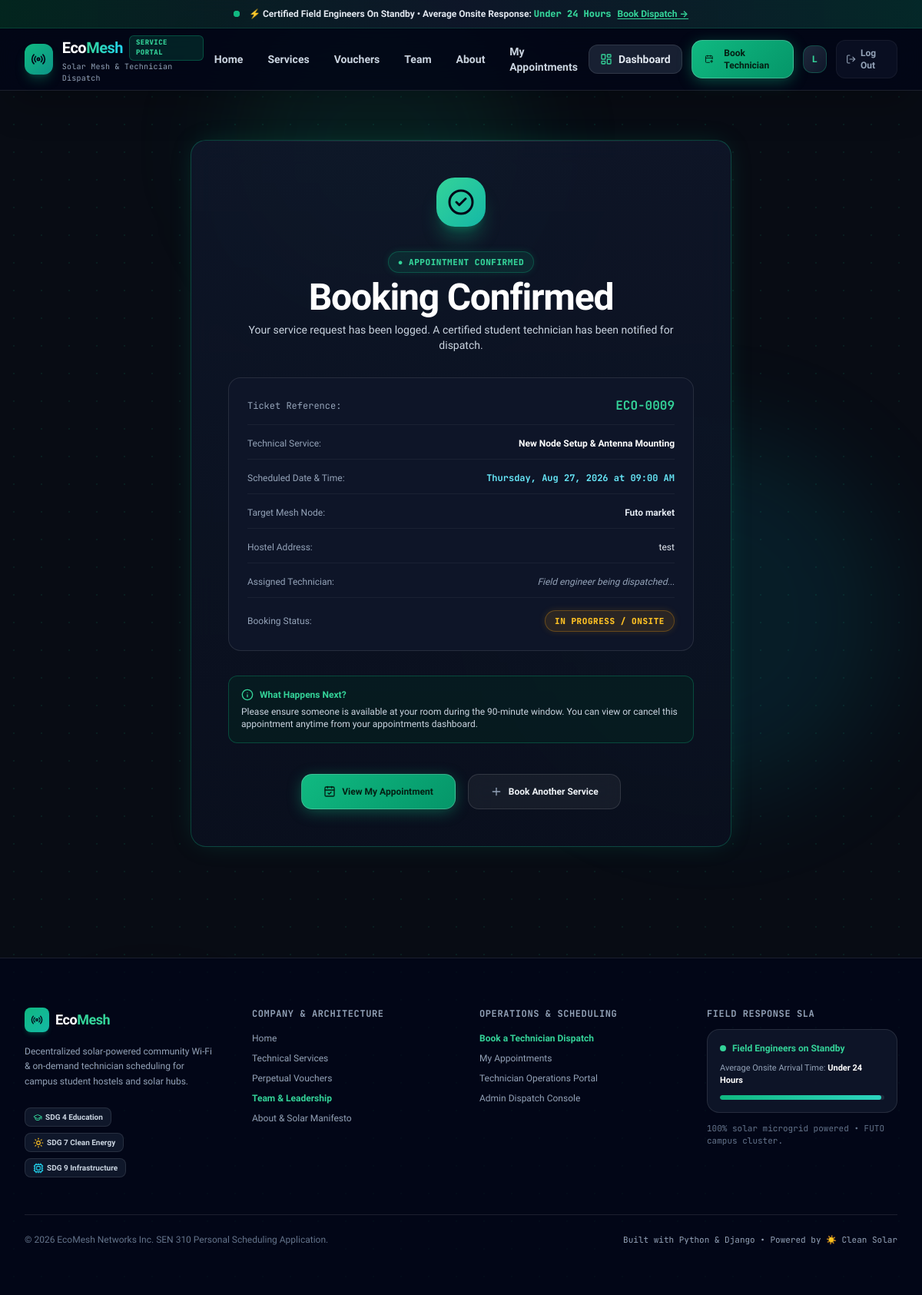
The page /booking-confirmation/9/ (signed in) on the database as committed earlier.
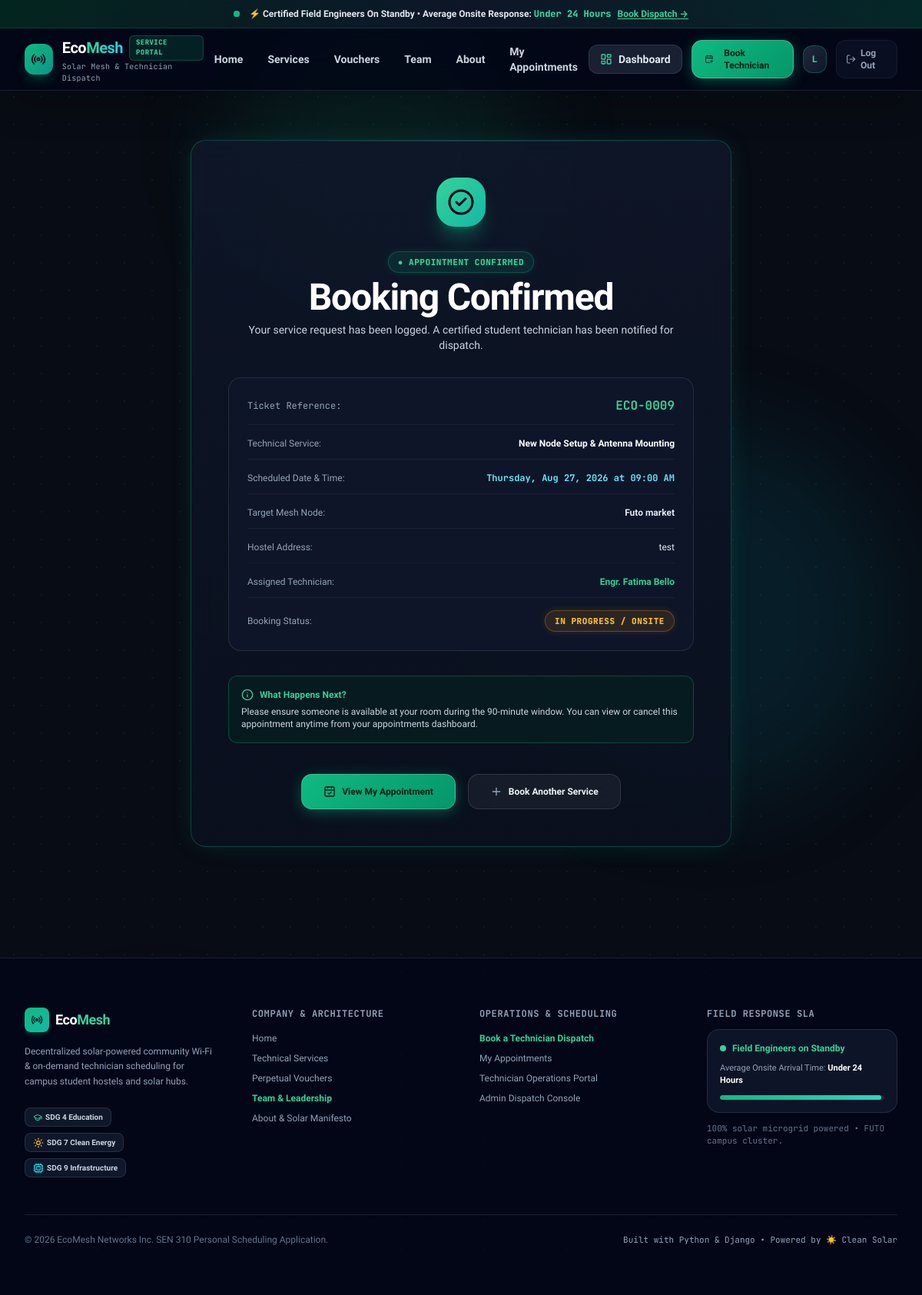
The same page on the database as committed later.
### core/models.py (models this page shows, shortened)
class ServiceSchedule(models.Model):
    SERVICE_TYPES = [
        ('INSTALL', 'New Node Setup / Antenna Mounting'),
        ('REALIGN', 'Signal Alignment / Range Boost'),
        ('SOLAR_REPAIR', 'Solar / Battery Diagnostics'),
        ('EMERGENCY', 'Emergency Offline Repair'),
        ('ROUTER_CONFIG', 'Captive Portal / Router Configuration'),
        ('REPAIR', 'General Hardware Servicing'),
    ]
    STATUS_CHOICES = [
        ('PENDING', 'Pending Review'),
        ('CONFIRMED', 'Confirmed & Dispatched'),
        ('IN_PROGRESS', 'In Progress / Onsite'),
        ('COMPLETED', 'Completed'),
        ('CANCELLED', 'Cancelled'),
    ]
    user = models.ForeignKey(User, on_delete=models.CASCADE, related_name="schedules")
    node = models.ForeignKey(MeshNode, null=True, blank=True, on_delete=models.SET_NULL, related_name="service_schedules", help_text="Associated or nearest mesh node")
    service_type = models.CharField(max_length=30, choices=SERVICE_TYPES, default='INSTALL')
    service_type_ref = models.ForeignKey(ServiceType, null=True, blank=True, on_delete=models.SET_NULL, related_name="schedules", help_text="Optional linked dynamic service category")
    technician = models.ForeignKey(User, null=True, blank=True, on_delete=models.SET_NULL, related_name="assigned_schedules", help_text="Assigned certified field technician")
    address = models.CharField(max_length=255, help_text="Hostel, room number, or street address")
    scheduled_date = models.DateField()
    scheduled_time = models.TimeField()
    status = models.CharField(max_length=20, choices=STATUS_CHOICES, default='PENDING')
    notes = models.TextField(blank=True, help_text="Specific instructions or issue description from the student/customer")
    technician_notes = models.TextField(blank=True, help_text="Findings, diagnostics, or resolution remarks left by the technician")
    created_at = models.DateTimeField(auto_now_add=True)
    updated_at = models.DateTimeField(auto_now=True)
    class Meta:
        ordering = ['-scheduled_date', '-scheduled_time']
        verbose_name = "Service Schedule"
        verbose_name_plural = "Service Schedules"
    @property
    def ticket_number(self):
        return f"ECO-{self.id:04d}"
    def get_service_name(self):
        if self.service_type_ref:
            return self.service_type_ref.name
        return self.get_service_type_display()

class ServiceType(models.Model):
    name = models.CharField(max_length=120, help_text="Service title (e.g. New Node Setup & Antenna Mounting)")
    code = models.CharField(max_length=30, unique=True, help_text="Unique slug code (e.g. INSTALL, REALIGN)")
    description = models.TextField(help_text="Detailed description of what this service covers")
    estimated_duration_minutes = models.PositiveIntegerField(default=60, help_text="Estimated time in minutes")
    price = models.CharField(max_length=50, default="Free for Campus Students", help_text="Cost or billing terms")
    icon_name = models.CharField(max_length=50, default="wrench", help_text="Lucide icon identifier (wrench, radio, sun, zap, activity, wifi)")
    badge_color = models.CharField(max_length=30, default="emerald", help_text="Tailwind accent color (emerald, teal, cyan, amber, purple)")
    is_active = models.BooleanField(default=True)
    class Meta:
        ordering = ['name']
        verbose_name = "Service Type"
        verbose_name_plural = "Service Types"

class MeshNode(models.Model):
    STATUS_CHOICES = [
        ('ACTIVE', 'Operational'),
        ('MAINTENANCE', 'Scheduled Maintenance'),
        ('OFFLINE', 'Downtime'),
    ]
    SIGNAL_CHOICES = [
        ('Optimal', 'Optimal (5.8 GHz - 900 Mbps)'),
        ('Good', 'Good (5.8 GHz - 650 Mbps)'),
        ('Fair', 'Fair (2.4 GHz - 300 Mbps)'),
        ('Weak', 'Weak (Mesh Edge - 100 Mbps)'),
    ]
    name = models.CharField(max_length=100, unique=True, help_text="Unique Node Identifier (e.g., Hostel Block C - Alpha)")
    location_area = models.CharField(max_length=150, help_text="Geographical or campus zone (e.g., Campus South Gate)")
    battery_level = models.PositiveIntegerField(default=100, help_text="Solar LiFePO4 battery charge percentage (0-100%)")
    status = models.CharField(max_length=20, choices=STATUS_CHOICES, default='ACTIVE')
    signal_quality = models.CharField(max_length=50, choices=SIGNAL_CHOICES, default='Optimal')
    uptime_percentage = models.FloatField(default=99.8, help_text="Historical 30-day uptime SLA percentage")
    next_maintenance_date = models.DateTimeField(null=True, blank=True, help_text="Next scheduled maintenance or battery servicing window")
    maintenance_note = models.CharField(max_length=255, blank=True, help_text="Brief engineer note regarding upcoming or current maintenance")
    class Meta:
        ordering = ['-status', 'name']
        verbose_name = "Mesh Node"
        verbose_name_plural = "Mesh Nodes"

class TechnicianProfile(models.Model):
    user = models.OneToOneField(User, on_delete=models.CASCADE, related_name='technician_profile')
    full_name = models.CharField(max_length=120)
    phone_number = models.CharField(max_length=30, help_text="Direct mobile or WhatsApp contact")
    specialization = models.CharField(max_length=150, default="RF Antenna & Solar Diagnostics", help_text="Technical domain expertise")
    assigned_zone = models.CharField(max_length=150, default="Campus Zone / Hostels", help_text="Primary service zone")
    is_available = models.BooleanField(default=True, help_text="Active availability for dispatch")
    class Meta:
        verbose_name = "Technician Profile"
        verbose_name_plural = "Technician Profiles"

### core/views.py (the view)
# urls.py: path('booking-confirmation/<int:schedule_id>/', views.booking_confirmation_view, name='booking_confirmation'),
@login_required
def booking_confirmation_view(request, schedule_id):
    schedule = get_object_or_404(ServiceSchedule, id=schedule_id, user=request.user)
    return render(request, 'booking_confirmation.html', {'schedule': schedule})

### templates/booking_confirmation.html (shortened to what this page needs)
{% extends 'base.html' %}
{% block content %}
<div class="max-w-3xl mx-auto px-4 sm:px-6 lg:px-8 py-16">
  <div class="cyber-card cyber-card-glow p-8 sm:p-12 space-y-8 text-center" data-aos="zoom-in">
    <div class="w-16 h-16 rounded-3xl bg-gradient-to-br from-emerald-400 to-teal-500 text-slate-950 flex items-center justify-center mx-auto shadow-xl shadow-emerald-500/30">
      <i data-lucide="check-circle-2" class="w-9 h-9"></i>
    </div>
    <div class="space-y-2">
      <span class="badge-status badge-active">
        ● APPOINTMENT CONFIRMED
      </span>
      <h1 class="text-3xl sm:text-5xl font-black text-white">Booking Confirmed</h1>
      <p class="text-sm text-slate-300">
        Your service request has been logged. A certified student technician has been notified for dispatch.
      </p>
    </div>
    <div class="p-6 rounded-2xl bg-slate-900/90 border border-white/10 text-left space-y-4 text-xs">
      <div class="flex items-center justify-between pb-3 border-b border-white/5">
        <span class="text-slate-400 font-mono">Ticket Reference:</span>
        <span class="text-base font-bold font-mono text-emerald-400">{{ schedule.ticket_number }}</span>
      </div>
      <div class="flex items-center justify-between pb-3 border-b border-white/5">
        <span class="text-slate-400">Technical Service:</span>
        <span class="font-bold text-white">{{ schedule.get_service_name }}</span>
      </div>
      <div class="flex items-center justify-between pb-3 border-b border-white/5">
        <span class="text-slate-400">Scheduled Date & Time:</span>
        <span class="font-bold font-mono text-cyan-300">{{ schedule.scheduled_date|date:"l, M d, Y" }} at {{ schedule.scheduled_time|time:"h:i A" }}</span>
      </div>
      <div class="flex items-center justify-between pb-3 border-b border-white/5">
        <span class="text-slate-400">Target Mesh Node:</span>
        <span class="text-slate-200 font-semibold">{{ schedule.node.name|default:"General Campus Zone" }}</span>
      </div>
      <div class="flex items-center justify-between pb-3 border-b border-white/5">
        <span class="text-slate-400">Hostel Address:</span>
        <span class="text-slate-200">{{ schedule.address }}</span>
      </div>
      <div class="flex items-center justify-between pb-3 border-b border-white/5">
        <span class="text-slate-400">Assigned Technician:</span>
        {% if schedule.technician %}
          <span class="font-bold text-emerald-400">{{ schedule.technician.technician_profile.full_name|default:schedule.technician.username }}</span>
        {% else %}
          <span class="text-slate-400 italic">Field engineer being dispatched...</span>
        {% endif %}
      </div>
      <div class="flex items-center justify-between">
        <span class="text-slate-400">Booking Status:</span>
        <span class="badge-status badge-pending">
          {{ schedule.get_status_display }}
        </span>
      </div>
    </div>
    <div class="p-4 rounded-xl bg-emerald-950/40 border border-emerald-500/30 text-left text-xs text-slate-300 space-y-1.5">
      <strong class="font-bold flex items-center space-x-2 text-emerald-400">
        <i data-lucide="info" class="w-4 h-4"></i>
        <span>What Happens Next?</span>
      </strong>
      <p>Please ensure someone is available at your room during the 90-minute window. You can view or cancel this appointment anytime from your appointments dashboard.</p>
    </div>
    <div class="flex flex-col sm:flex-row items-center justify-center gap-4 pt-2">
      <a href="{% url 'my_appointments' %}" class="w-full sm:w-auto btn-primary-glow text-xs font-bold px-7 py-3.5">
        <i data-lucide="calendar-check" class="w-4 h-4"></i>
        <span>View My Appointment</span>
      </a>
      <a href="{% url 'book_service' %}" class="w-full sm:w-auto btn-secondary-glass text-xs font-semibold px-7 py-3.5">
        <i data-lucide="plus" class="w-4 h-4 text-slate-400"></i>
        <span>Book Another Service</span>
      </a>
    </div>
  </div>
</div>
{% endblock %}

Rows that differ between the two databases and show on the page:
changed ServiceSchedule "ECO-0009": technician_id empty → 4 (drawn); technician.technician_profile.full_name (not shown) → "Engr. Fatima Bello"
Other text that changed with them:
text no longer shown: "Field engineer being dispatched..."
